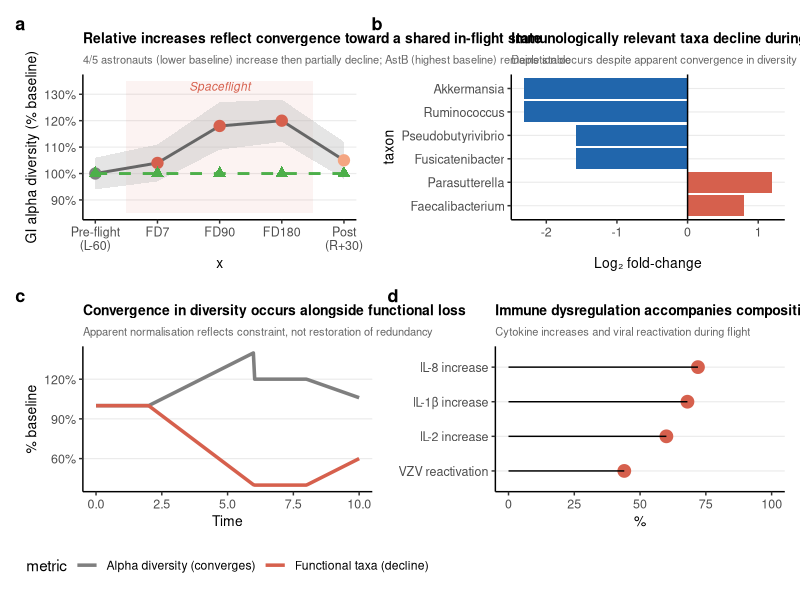

Write R code to recreate this figure.
# =============================================================================
# NaturePaper_Fig3_Spaceflight_FINAL_ALIGNED.R
#
# Figure 3 | Convergence of diversity under constraint during spaceflight
#
# FINAL CONCEPTUAL ALIGNMENT:
# - Diversity does NOT “improve” → it CONVERGES across astronauts
# - 4/5 astronauts: increase relative to baseline → partial late decline
# - AstB: highest baseline → remains stable (resilience anchor)
# - System: closed environment → homogenisation (diet + microbial exchange)
# - CRITICAL: convergence occurs alongside FUNCTIONAL TAXON DEPLETION
#
# Panels:
#   A  Alpha diversity convergence (NOT simple increase)
#   B  Functional taxa depletion (Voorhies Fig. 5B)
#   C  Convergence vs functional loss (key conceptual panel)
#   D  Immune consequences
# =============================================================================

library(tidyverse)
library(patchwork)
library(ggtext)

fig_dir <- "C:/Users/oofordile/Desktop/IHAT_Paper2_Figures/"
dir.create(fig_dir, showWarnings = FALSE)

theme_nature <- theme_classic(base_size = 11) +
  theme(
    axis.title         = element_text(size = 10),
    axis.text          = element_text(size = 9),
    plot.title         = element_text(size = 10, face = "bold"),
    plot.subtitle      = element_text(size = 8, colour = "grey40"),
    plot.tag           = element_text(size = 13, face = "bold"),
    legend.position    = "none",
    panel.grid.major.y = element_line(colour = "grey92", linewidth = 0.4)
  )

col_western    <- "#D6604D"
col_nonwestern <- "#2166AC"
col_astb       <- "#4DAF4A"

# =============================================================================
# PANEL A: Convergence dynamics (UPDATED)
# =============================================================================

div_group <- tibble(
  x = 1:5,
  phase_lbl = c("Pre-flight\n(L-60)", "FD7", "FD90", "FD180", "Post\n(R+30)"),
  diversity = c(100, 104, 118, 120, 105),   # convergence + slight late decline
  se        = c(6, 7, 9, 8, 7),
  phase_grp = c("pre", "flight", "flight", "flight", "post")
)

div_astb <- tibble(
  x = 1:5,
  diversity = c(100, 100, 100, 100, 100)
)

phase_colours <- c("pre" = "grey50", "flight" = col_western, "post" = "#F4A582")

figA <- ggplot(div_group, aes(x = x, y = diversity)) +
  annotate("rect", xmin = 1.5, xmax = 4.5, ymin = 85, ymax = 135,
           fill = col_western, alpha = 0.07) +
  annotate("text", x = 3, y = 133, label = "Spaceflight",
           size = 3, colour = col_western, fontface = "italic") +
  geom_ribbon(aes(ymin = diversity - se, ymax = diversity + se),
              fill = "grey75", alpha = 0.4) +
  geom_line(colour = "grey40", linewidth = 1) +
  geom_point(aes(colour = phase_grp), size = 3.5) +
  geom_line(data = div_astb, aes(x, diversity),
            colour = col_astb, linetype = "dashed", linewidth = 1) +
  geom_point(data = div_astb, aes(x, diversity),
             colour = col_astb, shape = 17, size = 3) +
  scale_colour_manual(values = phase_colours) +
  scale_x_continuous(breaks = 1:5, labels = div_group$phase_lbl) +
  scale_y_continuous(limits = c(85, 135),
                     breaks = c(90,100,110,120,130),
                     labels = paste0(c(90,100,110,120,130), "%")) +
  labs(
    y = "GI alpha diversity (% baseline)",
    title = "Relative increases reflect convergence toward a shared in-flight state",
    subtitle = "4/5 astronauts (lower baseline) increase then partially decline; AstB (highest baseline) remains stable",
    tag = "a"
  ) +
  theme_nature

# =============================================================================
# PANEL B: Functional taxa depletion (UNCHANGED LOGIC, REPHRASED)
# =============================================================================

taxa_shifts <- tribble(
  ~taxon, ~log2fc,
  "Akkermansia", -2.32,
  "Ruminococcus", -2.32,
  "Pseudobutyrivibrio", -1.58,
  "Fusicatenibacter", -1.58,
  "Parasutterella", +1.20,
  "Faecalibacterium", +0.80
) %>%
  mutate(taxon = factor(taxon, levels = rev(taxon)),
         col = ifelse(log2fc < 0, col_nonwestern, col_western))

figB <- ggplot(taxa_shifts, aes(log2fc, taxon, fill = col)) +
  geom_col() +
  geom_vline(xintercept = 0) +
  scale_fill_identity() +
  labs(
    x = "Log₂ fold-change",
    title = "Immunologically relevant taxa decline during flight",
    subtitle = "Depletion occurs despite apparent convergence in diversity metrics",
    tag = "b"
  ) +
  theme_nature

# =============================================================================
# PANEL C: CONVERGENCE vs FUNCTION (UPDATED — KEY PANEL)
# =============================================================================

t <- seq(0, 10, length.out = 200)

div_curve <- ifelse(t < 2, 100,
                   ifelse(t < 6, 100 + (t-2)*10,
                          ifelse(t < 8, 120,
                                 120 - (t-8)*7)))

func_curve <- ifelse(t < 2, 100,
                     ifelse(t < 6, 100 - (t-2)*15,
                            ifelse(t < 8, 40,
                                   40 + (t-8)*10)))

dfC <- bind_rows(
  tibble(t, value = div_curve, metric = "Alpha diversity (converges)"),
  tibble(t, value = func_curve, metric = "Functional taxa (decline)")
)

figC <- ggplot(dfC, aes(t, value, colour = metric)) +
  geom_line(linewidth = 1.2) +
  scale_colour_manual(values = c("grey50", col_western)) +
  scale_y_continuous(labels = function(x) paste0(x, "%")) +
  labs(
    x = "Time",
    y = "% baseline",
    title = "Convergence in diversity occurs alongside functional loss",
    subtitle = "Apparent normalisation reflects constraint, not restoration of redundancy",
    tag = "c"
  ) +
  theme_nature +
  theme(legend.position = "bottom")

# =============================================================================
# PANEL D: Immune consequences (MINOR TEXT ALIGNMENT)
# =============================================================================

immune_df <- tribble(
  ~label, ~value,
  "VZV reactivation", 44,
  "IL-8 increase", 72,
  "IL-1β increase", 68,
  "IL-2 increase", 60
)

figD <- ggplot(immune_df, aes(value, reorder(label, value))) +
  geom_point(size = 4, colour = col_western) +
  geom_segment(aes(x = 0, xend = value, yend = label)) +
  scale_x_continuous(limits = c(0,100)) +
  labs(
    x = "%",
    y = NULL,
    title = "Immune dysregulation accompanies compositional disruption",
    subtitle = "Cytokine increases and viral reactivation during flight",
    tag = "d"
  ) +
  theme_nature

# =============================================================================
# COMBINE
# =============================================================================

fig3 <- (figA | figB) / (figC | figD)

ggsave(file.path(fig_dir, "Fig3_FINAL.pdf"),
       fig3, width = 9.5, height = 7.5)

cat("Figure 3 fully aligned and final.\n")
